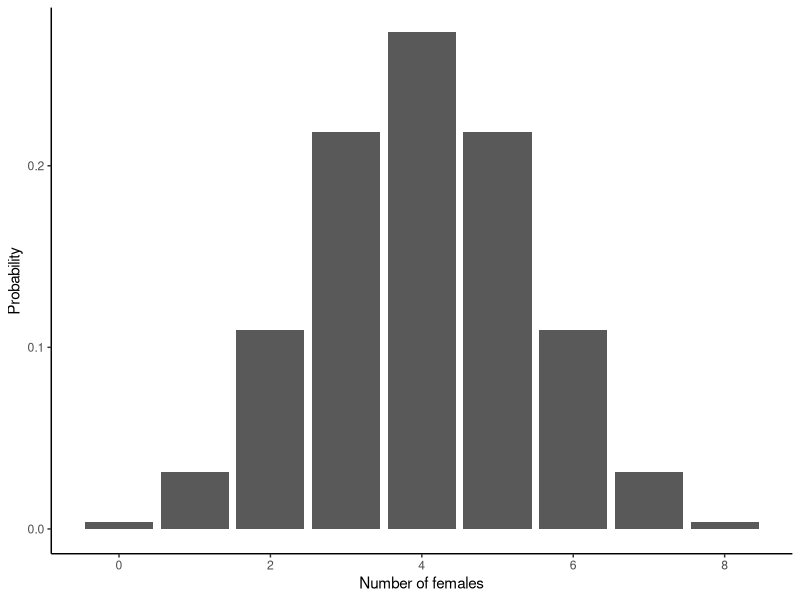
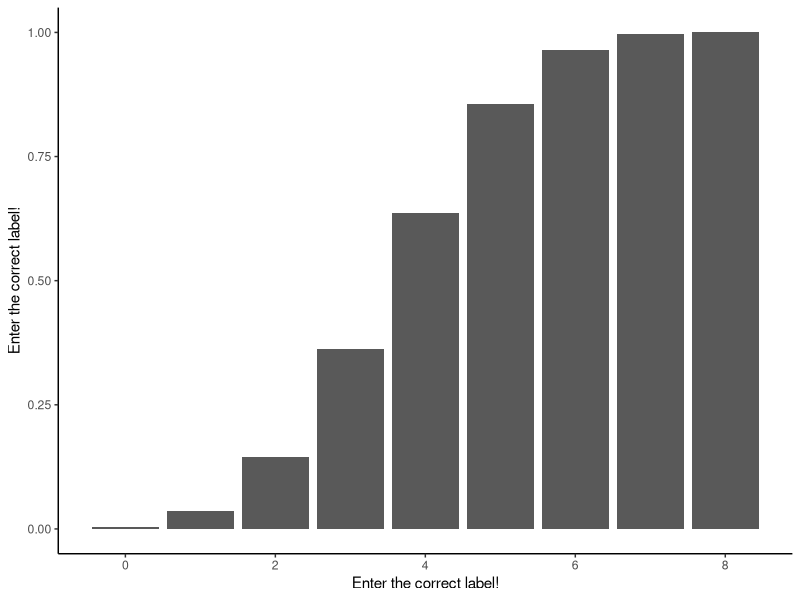
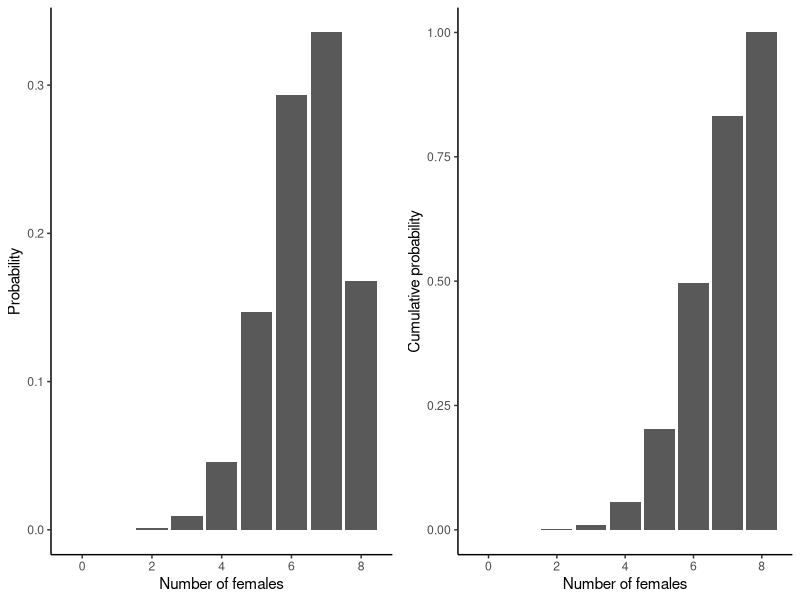
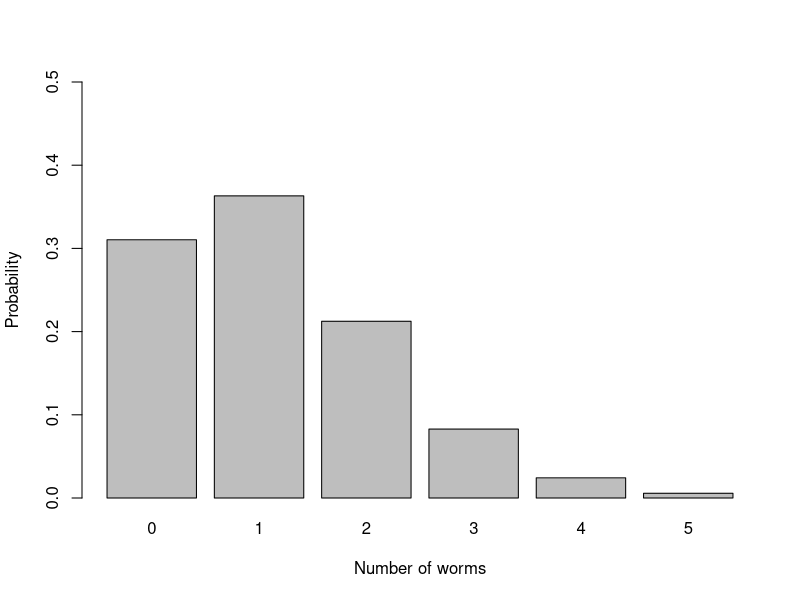
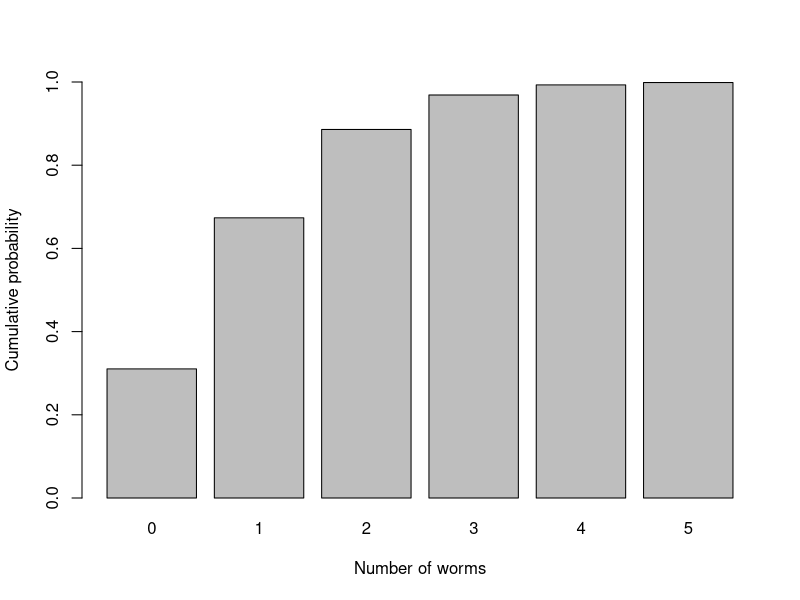
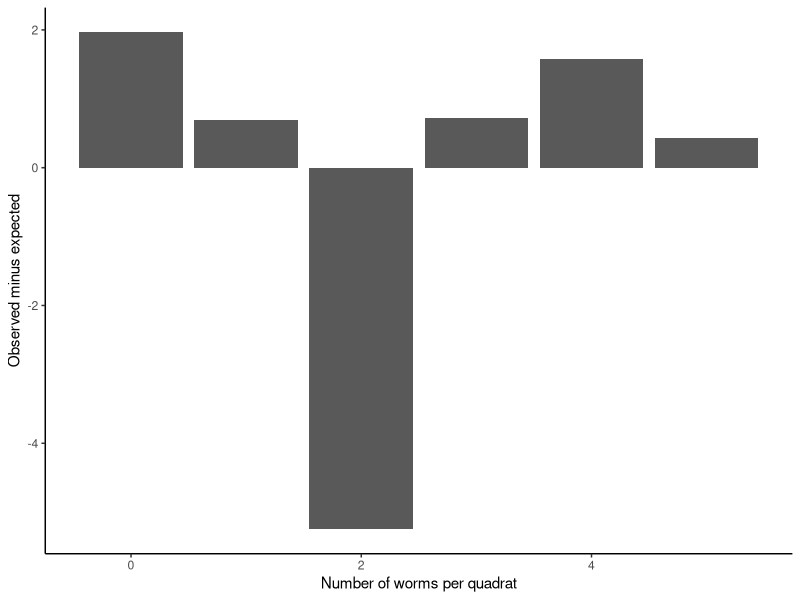
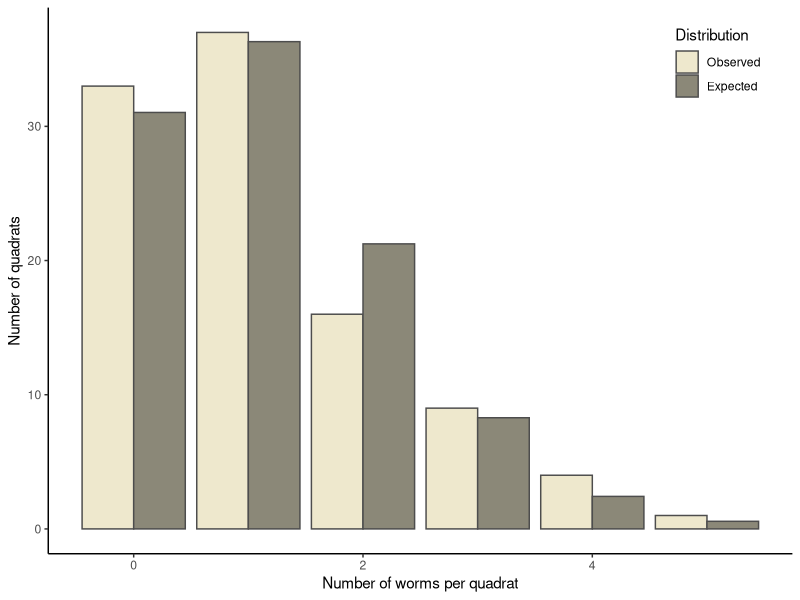
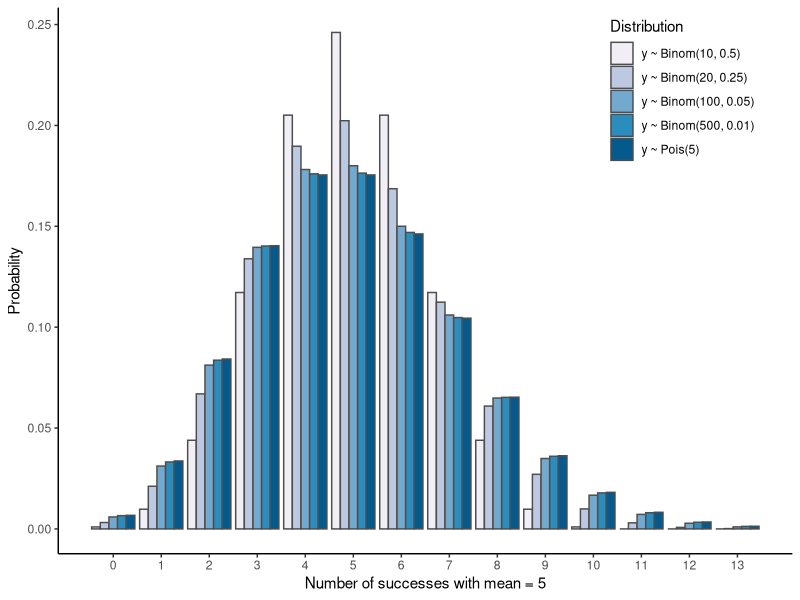

Source code (R) for these figures, in order:
## ---- chunk 1
#| message: false
#| warning: false

library(tidyverse); theme_set(theme_classic())
library(readxl)
library(cowplot)
set.seed(2026)
## ---- chunk 2
0.5^8
## ---- chunk 3
num_pups <- 8
p_female <- 0.5
## ---- chunk 4
#| results: hold

dbinom(0:3, num_pups, p_female)
sum(dbinom(0:3, num_pups, p_female))
## ---- chunk 5
pbinom(3, num_pups, p_female)
## ---- chunk 6
pbinom(4, num_pups, p_female)
## ---- chunk 7
sum(dbinom(0:3, num_pups, p_female))
## ---- chunk 8
dbinom(3, num_pups, p_female)
## ---- chunk 9
dbinom(8, num_pups, p_female)
## ---- chunk 10
pbinom(3, num_pups, p_female)
## ---- chunk 11
pbinom(4, num_pups, p_female)
## ---- chunk 12
1 - pbinom(1, num_pups, p_female)
sum(dbinom(2:8, num_pups, p_female))
## ---- chunk 13
#| label: fig-binom_dist
#| fig-cap: "Binomial probability distribution"
#| fig-width: 5
#| fig-height: 3

# Run this, then explore values of p_female
# Note: 'success' and 'failure' is arbitrary. Just make sure you're calculating
# what you think. How would you calculate the probabilities for males instead?
num_female <- 0:8 
p_female <- 0.5 # what are the limits of p_female?
prFemale_df <- data.frame(num_female=num_female, 
                          prob=dbinom(num_female, max(num_female), p_female)) 
prFemale_df 
ggplot(prFemale_df, aes(num_female, prob)) + 
  geom_bar(stat="identity") + 
  labs(x="Number of females", 
       y="Probability")
## ---- chunk 14
#| label: fig-binom_cum_dist
#| fig-cap: "Cumulative binomial probability distribution"
#| fig-width: 5
#| fig-height: 3

prFemale_df$cumul_prob <- cumsum(prFemale_df$prob)

ggplot(prFemale_df, aes(num_female, cumul_prob)) + 
  geom_bar(stat="identity") + 
  labs(x="Enter the correct label!", 
       y="Enter the correct label!")
## ---- chunk 15
#| fig-width: 8
#| fig-height: 4

num_female <- 0:8 
p_female <- 0.8 
prFemale_df <- data.frame(num_female=num_female, 
                          prob=dbinom(num_female, max(num_female), p_female)) 
prFemale_df$cumul_prob <- cumsum(prFemale_df$prob)
prFemale_df 
pA <- ggplot(prFemale_df, aes(num_female, prob)) + 
  geom_bar(stat="identity") + 
  labs(x="Number of females", 
       y="Probability")

pB <- ggplot(prFemale_df, aes(num_female, cumul_prob)) + 
  geom_bar(stat="identity") + 
  labs(x="Number of females", y="Cumulative probability")
plot_grid(pA, pB)
## ---- chunk 16
#| code-fold: true
#| code-summary: "Hint 1"

# In R, e^2 = exp(2)
## ---- chunk 17
#| code-fold: true
#| code-summary: "Hint 2"

# In R, 3! = factorial(3)
## ---- chunk 18
calc_poisson_prob <- function(x, y_bar) {
  (y_bar^x * exp(-y_bar)) / factorial(x)
}
## ---- chunk 19
#| echo: false

calc_poisson_prob <- function(x, y_bar) {
  (y_bar^x * exp(-y_bar)) / factorial(x)
}
## ---- chunk 20
worm_df <- read_excel("data/H2SMS_practicalData.xlsx", sheet="WormCasts")
head(worm_df)
## ---- chunk 21
mean_casts <- mean(worm_df$casts)
## ---- chunk 22
calc_poisson_prob(x=0:2, y_bar=mean_casts)
## ---- chunk 23
dpois(5, 1.17)
dpois(5, 3)
## ---- chunk 24
# ?dpois 
# for questions like 'determine P(y_i=a | lambda)'
a <- 5 
lambda <- 1.17 
dpois(a, lambda) # probability of observing 'a' worms per quadrat: dpois()

# ?ppois
# for questions like 'determine P(y_i >= a | lambda)
1-ppois(a-1, lambda) # probability of observing >= 'a' worms: ppois()
## ---- chunk 25
#| label: fig-worm_poisson
#| fig-cap: "Poisson probability distribution."

ppois(0:a, mean_casts) # what does 0:a mean? What's another way to make this vector? 
signif(ppois(0:a, mean_casts), 3) # round with ?signif
barplot(dpois(0:a, mean_casts),
        ylab = "Probability", xlab = "Number of worms",
        space = 0.2, ylim = c(0, 0.5), names.arg = 0:a)
## ---- chunk 26
barplot(ppois(0:a, mean_casts),
        ylab="Cumulative probability", xlab="Number of worms",
        space=0.2, ylim=c(0, 1), names.arg=0:a)
## ---- chunk 27
worm_summary <- worm_df |>
  count(casts) |>
  mutate(prob=dpois(casts, mean_casts),
         cumul_prob=cumsum(prob))
## ---- chunk 28
#| label: tbl-worm_table
#| tbl-cap: "Worm cast observations and expected probabilities."
#| message: false
#| warning: false

# Make Table 2.1. Use packageName::function() instead of loading with library()
knitr::kable(worm_summary, digits=5) 
## ---- chunk 29
knitr::kable(worm_df, digits=3)
## ---- chunk 30
worm_summary$n_expected <- 100 * worm_summary$prob
## ---- chunk 31
worm_summary$diff <- worm_summary$n - worm_summary$n_expected
## ---- chunk 32
ggplot(worm_summary, aes(casts, diff)) + 
  geom_bar(stat="identity") +
  labs(x="Number of worms per quadrat", 
       y="Observed minus expected")
## ---- chunk 33
var(worm_df$casts)
## ---- chunk 34
#| label: tbl-worm_dist
#| tbl-cap: "Worm cast observations and expected count from the Poisson distribution."
#| message: false
#| warning: false
#| code-fold: true
#| fig-width: 6
#| fig-height: 4

worm_summary |>
  select(casts, n, n_expected) |>
  pivot_longer(2:3) |>
  ggplot(aes(casts, value, fill=name)) + 
  geom_bar(stat="identity", position="dodge", colour="grey30") +
  scale_fill_manual("Distribution", 
                    values=c("cornsilk2", "cornsilk4"), 
                    labels=c("Observed", "Expected")) +
  labs(x="Number of worms per quadrat", 
       y="Number of quadrats") +
  theme(legend.position="inside",
        legend.position.inside=c(0.9, 0.9))
## ---- chunk 35
#| message: false
#| warning: false
#| code-fold: true

# generate dataframe with probability for 0:16 'successes' from different 
# distributions but where mean is 5.
# note that in y ~ Binom(10,0.5), probability of >10 successes is zero.
y_seq <- 0:13
binom_df <- tibble(y=rep(y_seq, times=4), # ?rep
                   n=rep(c(10, 20, 100, 500), each=length(y_seq)),
                   p=rep(c(0.5, 0.25, 0.05, 0.01), each=length(y_seq))) |>
    mutate(mean=n*p,
           prob=dbinom(y_seq, n, p),
           label=paste0("y ~ Binom(", n, ", ", p, ")"))
pois_df <- tibble(y=y_seq,
                  n=NA, 
                  p=NA,
                  mean=5) |>
    mutate(prob=dpois(y_seq, mean),
           label=paste0("y ~ Pois(", mean, ")"))
distr_df <- bind_rows(binom_df, pois_df) |>
  mutate(label=factor(label, levels=unique(label)))
## ---- chunk 36
#| label: fig-binom_pois_approx
#| fig-cap: "Binomial and Poisson distributions converge with larger numbers of events, depending on p."
#| fig-width: 10
#| fig-height: 3
#| warning: false
#| message: false
#| code-fold: true

ggplot(distr_df, aes(y, prob, fill=label)) +  # ggplot(data, aes(xVar, yVar))
  geom_bar(stat="identity", position="dodge", colour="grey30") +  # ?geom_bar
  scale_fill_brewer("Distribution", palette="PuBu") + # from colorbrewer2.org
  labs(x="Number of successes with mean = 5", y="Probability") +
  scale_x_continuous(breaks=y_seq) +
  theme_classic() + 
  theme(legend.position=c(0.85, 0.85))
## ---- chunk 37
y1 <- rbinom(1000, 10, 0.5)
y2 <- rbinom(1000, 20, 0.25)
y3 <- rbinom(1000, 100, 0.05)
y4 <- rbinom(1000, 500, 0.01)
y5 <- rpois(1000, 5)

paste0("Mean: ", signif(mean(y1), 3), ", variance: ", signif(var(y1), 3))
paste0("Mean: ", signif(mean(y2), 3), ", variance: ", signif(var(y2), 3))
paste0("Mean: ", signif(mean(y3), 3), ", variance: ", signif(var(y3), 3))
paste0("Mean: ", signif(mean(y4), 3), ", variance: ", signif(var(y4), 3))
paste0("Mean: ", signif(mean(y5), 3), ", variance: ", signif(var(y5), 3))
## ---- chunk 38
y <- rpois(10000, 5)
paste0("Mean: ", signif(mean(y), 3), ", variance: ", signif(var(y), 3))
